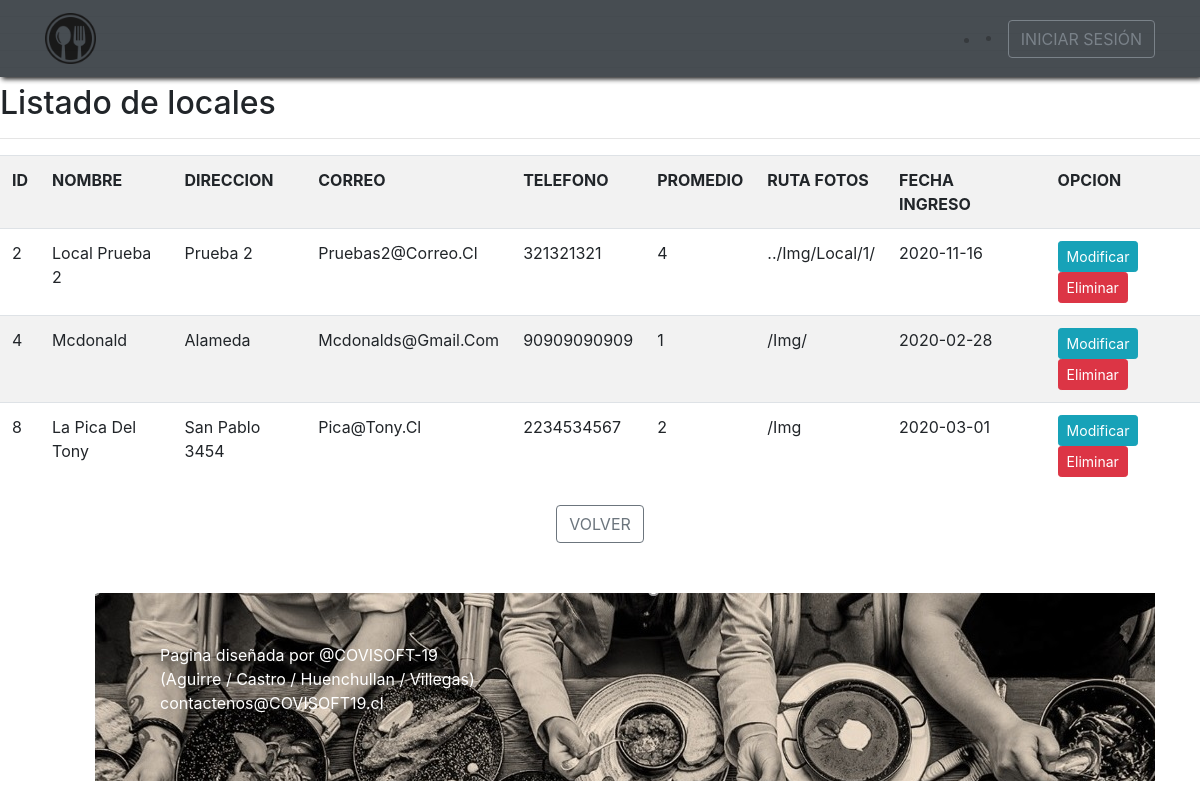
Page /catalogo/local_list on the earlier database version.
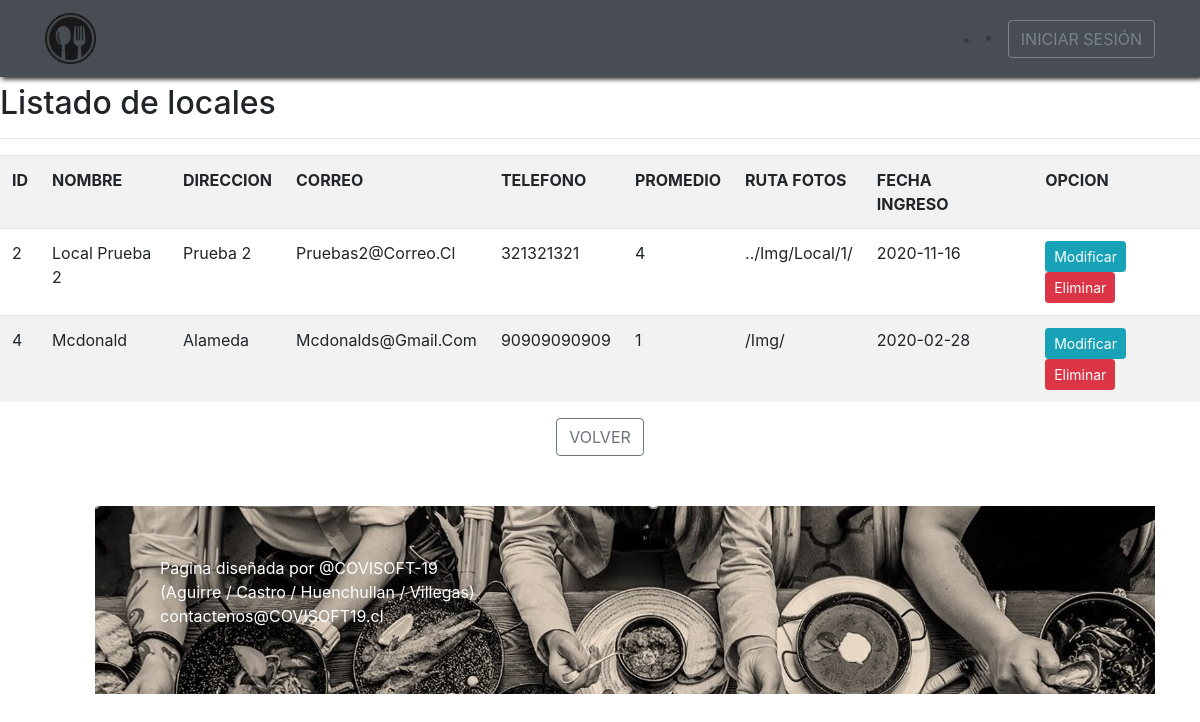
Same page on the later database version.
### catalogo/models.py (models this page shows, shortened)
class Local(models.Model):
	id_local=models.AutoField(primary_key=True)
	nombre=models.CharField(max_length=50)
	direccion=models.CharField(max_length=100)
	correo=models.CharField(max_length=50)
	telefono=models.CharField(max_length=12)
	prom_califi=models.IntegerField(default=0)
	ruta_fotos=models.CharField(max_length=100)
	fecha_alta=models.DateField(null=True, blank=True)

### catalogo/views.py (the view)
# urls.py: path('local_list', listar_local, name="local_list"),
def listar_local(request):
	local_l=Local.objects.all()
	data={
		'local':local_l
	}
	return render(request, 'local/local_list.html', data)

### catalogo/templates/Local/local_list.html (shortened to what this page needs)
<!DOCTYPE html>
<html lang="es">
   <head>
        <link rel="stylesheet" href="https://cdn.jsdelivr.net/npm/bootstrap@4.5.3/dist/css/bootstrap.min.css">
        {% load static %}
        <link rel="stylesheet" href="{% static 'css/main.css' %}">
        {% load static %}
   </head>
   <body>
       {% load static %}
    <nav class="navbar navbar-expand-lg navbar-dark bg-dark fixed-top">
      <div class="container">
        <a class="navbar-brand header-content-left" href="{% url 'inicio' %}"><img src="{% static 'img/icono3.ico' %}" alt="La ruta del bajón" style="width: 20%"></a>
        <li>
        <li>
        {% if user.is_authenticated %}
          <a href="{% url 'logout' %}" class="btn btn-outline-secondary text-black">CERRAR SESIÓN </a>
         <a href="#" style="color: white">{{ user.username }}</a>
        </li>
        <li>
        {% else %}
          <a href="{% url 'login' %}" class="btn btn-outline-secondary text-black">INICIAR SESIÓN</a>
        </li>
        {% endif %}
      </li>
      </div>
    </nav>
       <h2>Listado de locales</h2>
   <body>
      <table class="table table-striped table-hover table-responsive-sm">
          <tr>
            <hr>
              <th>ID</th>
              <th>NOMBRE</th>
              <th>DIRECCION</th>
              <th>CORREO</th>
              <th>TELEFONO</th>
              <th>PROMEDIO</th>
              <th>RUTA FOTOS</th>
              <th>FECHA INGRESO</th>
              <th> </th>
              <th>OPCION</th>
          </tr>
          {% for p in local %}
          <tr>
              <td>{{p.id_local | title }}</td>
              <td>{{p.nombre | title }}</td>
              <td>{{p.direccion | title }}</td>
              <td>{{p.correo | title }}</td>
              <td>{{p.telefono | title }}</td>
              <td>{{p.prom_califi | title }}</td>
              <td>{{p.ruta_fotos | title }}</td>
              <td>{{p.fecha_alta | title }}</td>
              <td> </td>
              <td>
                <a href="{% url 'local_mod' p.id_local%}" class="btn btn-info btn-sm">Modificar</a>
                <a href="{% url 'local_del' p.id_local%}" class="btn btn-danger btn-sm">Eliminar</a>
              </td>
          </tr>
          {% endfor%}
      </table>
      <center>
      <h4>
        <a href="{% url 'local'%}" class="btn btn-outline-secondary text-black">VOLVER</a>
      </h4>
      </center>
   </body>
  </body>
   <div class="container">
      <footer class="footer">
        <div class="container">
         <p style="color:white;">
            Pagina diseñada por @COVISOFT-19 <br>
           (Aguirre / Castro / Huenchullan / Villegas) <br>
           contactenos@COVISOFT19.cl
         </p>
        </div>
  </div
   </body>
</html>

Differences in the rows shown:
removed Local: id_local "8", nombre "La Pica Del Tony", direccion "San Pablo 3454", correo "Pica@Tony.Cl", telefono "2234534567", prom_califi "2", ruta_fotos "/Img", fecha_alta "2020-03-01"
